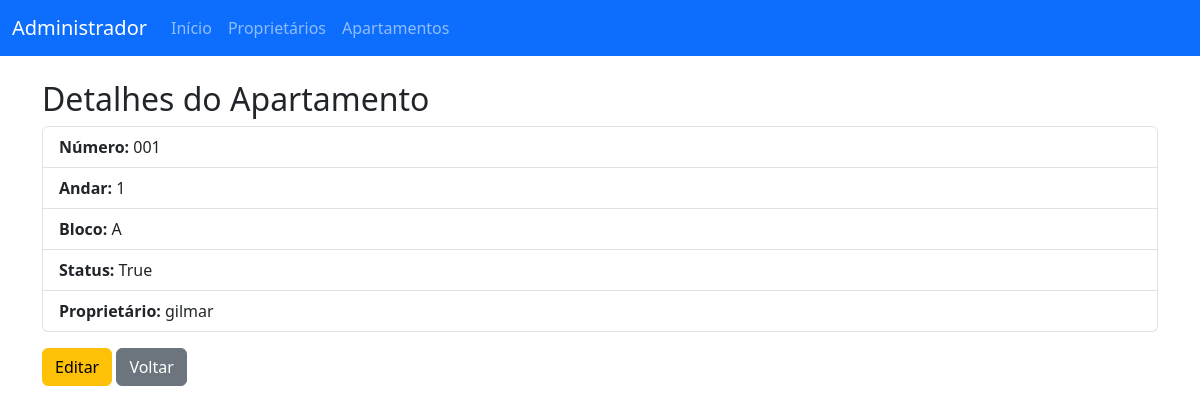
Page /apartamentos/apartamento/1/ on the committed database.
### apartamentos/models.py (models this page shows, shortened)
class Apartamento(models.Model):
    numero = models.CharField(max_length=10, unique=True, verbose_name="Número do Apartamento")
    andar = models.IntegerField(blank=True, null=True, verbose_name="Andar")
    bloco = models.CharField(max_length=10, verbose_name="Bloco/Torre")
    status = models.BooleanField(default=True, verbose_name="Status")
    proprietario = models.ForeignKey(Proprietario, on_delete=models.PROTECT, related_name="proprietario_apartamento")
    data_criacao = models.DateTimeField(auto_now_add=True)
    data_atualizacao = models.DateTimeField(auto_now=True)
    class Meta:
        verbose_name = "Apartamento"
        verbose_name_plural = "Apartamentos"
        ordering = ["andar", "numero"]

### usuarios/models.py (models this page shows)
class Usuario(AbstractUser):
    PERFIS = (
        ('sindico', 'Síndico'),
        ('porteiro', 'Porteiro'),
        ('morador', 'Morador'),
        ('proprietario', 'Proprietário'),
    )
    perfil = models.CharField(max_length=20, choices=PERFIS)
    def __str__(self):
        return self.username

### apartamentos/views.py (the view)
# urls.py: path('apartamento/<int:pk>/', ApartamentoDetailView.as_view(), name='apartamento_detail'),
class ApartamentoDetailView(DetailView):
    model = Apartamento
    template_name = 'apartamentos/apartamento_detail.html'
    context_object_name = 'apartamento'

### apartamentos/templates/apartamentos/apartamento_detail.html (shortened to what this page needs)
{% extends 'apartamentos/base.html' %}
{% block content %}
<h2>Detalhes do Apartamento</h2>
<ul class="list-group mb-3">
    <li class="list-group-item"><strong>Número:</strong>  {{ apartamento.numero }}</li>
    <li class="list-group-item"><strong>Andar:</strong> {{ apartamento.andar }}</li>
    <li class="list-group-item"><strong>Bloco:</strong> {{ apartamento.bloco }}</li>
    <li class="list-group-item"><strong>Status:</strong> {{ apartamento.status }}</li>
    <li class="list-group-item"><strong>Proprietário:</strong> {{ apartamento.proprietario }}</li>
</ul>
<a href="{% url 'apartamento_update' apartamento.pk %}" class="btn btn-warning">Editar</a>
<a href="{% url 'apartamento_list' %}" class="btn btn-secondary">Voltar</a>
{% endblock %}

### rows in the picture
Apartamento: numero "001", andar "1", bloco "A", status "True", proprietario "gilmar"
